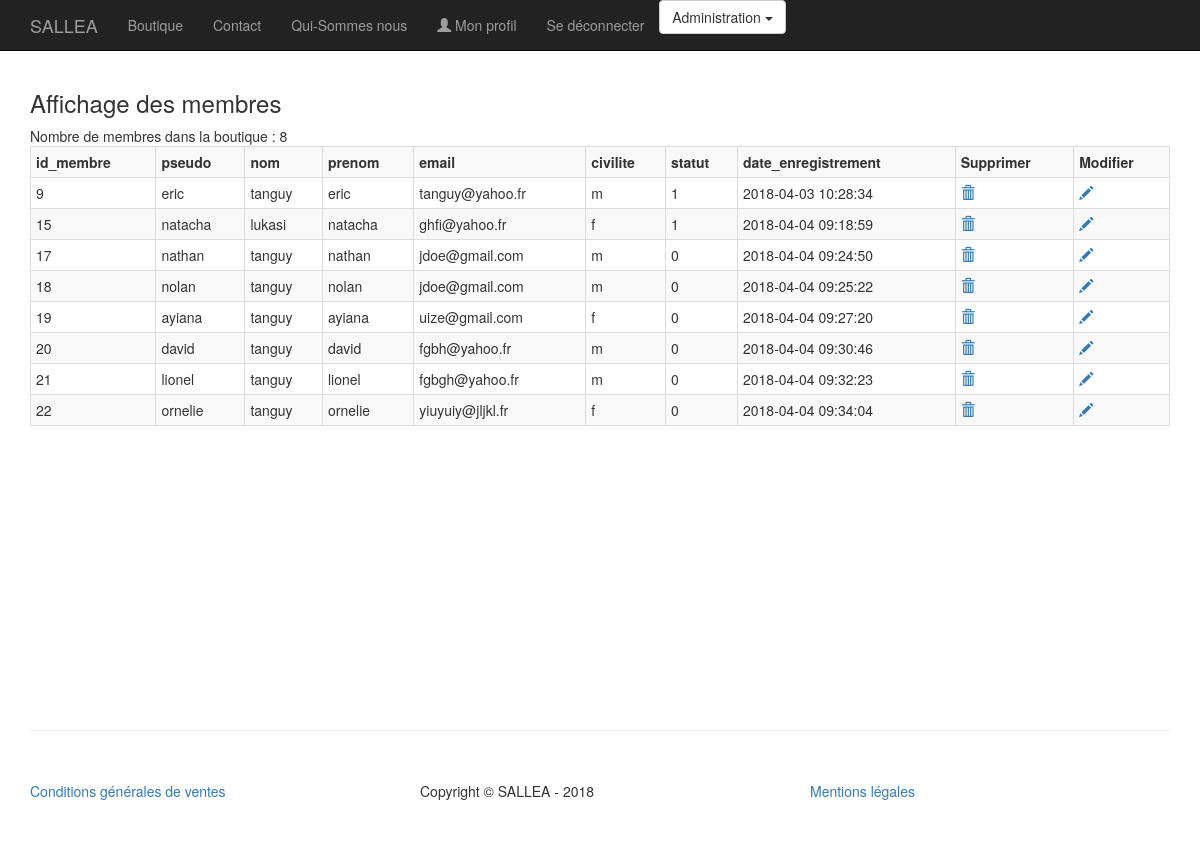
Screenshot of /admin/gestion_membres.php (signed in) with the database file from the repository.
### tables this page shows
CREATE TABLE IF NOT EXISTS `membre` (
  `id_membre` int(11) NOT NULL AUTO_INCREMENT,
  `pseudo` varchar(20) NOT NULL,
  `mdp` varchar(60) NOT NULL,
  `nom` varchar(20) NOT NULL,
  `prenom` varchar(20) NOT NULL,
  `email` varchar(50) NOT NULL,
  `civilite` enum('m','f') NOT NULL,
  `statut` int(1) NOT NULL,
  `date_enregistrement` datetime NOT NULL,
  PRIMARY KEY (`id_membre`)
);

### inc/fonctions.inc.php (called while the page is built, shortened)
<?php
function executeRequete($req, $param = array()) {
	global $pdo;
	$r = $pdo->prepare($req);
	$r->execute($param);
	return $r;
}

### inc/init.inc.php (called while the page is built, shortened)
<?php
$pdo = new PDO(
		'mysql:host=localhost;dbname=sallea',
		'root',
		'',
		array(
			PDO::ATTR_ERRMODE  => PDO::ERRMODE_WARNING,
			PDO::MYSQL_ATTR_INIT_COMMAND => 'SET NAMES utf8'
		)
	);
$contenu = '';
require_once('fonctions.inc.php');

### admin/gestion_membres.php (the view, shortened to what this page needs)
<?php
require_once('../inc/init.inc.php');
	$resultat = executeRequete("SELECT * FROM membre");
	$contenu .= '<h3>Affichage des membres</h3>';
	$contenu .= 'Nombre de membres dans la boutique : ' . $resultat->rowCount();
		$contenu .= '<div class="no-more-tables">';
    $contenu .=  '<table class="col-md-12 table-bordered table-striped table-condensed cf">';
    $contenu .=  '<tr>';
		for($i = 0; $i < $resultat->columnCount(); $i++)
		{
			$colonne = $resultat->getColumnMeta($i);
			if ( $colonne['name'] != 'mdp') $contenu .= '<th>' . $colonne['name'] . '</th>';
		}
		$contenu .=  '<th> Supprimer </th>';
		$contenu .=  '<th> Modifier </th>';
		$contenu .=  '</tr>';
		while ($membre = $resultat->fetch(PDO::FETCH_ASSOC))
		{
			$contenu .=  '<tr>';
				foreach ($membre as $indice => $information)
				{
					if ($indice != 'mdp') $contenu .=  '<td>' . $information . '</td>';
				}
				$contenu .=  '<td><a href="?action=supprimer_membre&id_membre=' . $membre['id_membre'] . '" onclick="return(confirm(\'Etes-vous sûr de vouloir supprimer ce membre?\'));"> <i class="glyphicon glyphicon-trash"></i> </a></td>';
				$contenu .=  '<td><a href="?action=modifier_membre&id_membre=' . $membre['id_membre'] . '&statut='. $membre['statut'] .'"> <i class="glyphicon glyphicon-pencil"></i> </a></td>';
			$contenu .=  '</tr>';
		}
$contenu .=  '</table>';
$contenu .= '</div>';
require_once('../inc/haut.inc.php');
echo $contenu .'<br><br>';
?>
<?php
require_once('../inc/bas.inc.php');
?>

### inc/css/shop-homepage.css (style rules this page uses)
body { padding-top: 70px; }

### inc/css/portfolio-item.css (style rules this page uses)
body { padding-top: 70px; }

### rows the page displays
membre: id_membre "9", pseudo "eric", nom "tanguy", prenom "eric", email "tanguy@yahoo.fr", civilite "m", statut "1", date_enregistrement "2018-04-03 10:28:34"
membre: id_membre "15", pseudo "natacha", nom "lukasi", prenom "natacha", email "ghfi@yahoo.fr", civilite "f", statut "1", date_enregistrement "2018-04-04 09:18:59"
membre: id_membre "17", pseudo "nathan", nom "tanguy", prenom "nathan", email "jdoe@gmail.com", civilite "m", statut "0", date_enregistrement "2018-04-04 09:24:50"
membre: id_membre "18", pseudo "nolan", nom "tanguy", prenom "nolan", email "jdoe@gmail.com", civilite "m", statut "0", date_enregistrement "2018-04-04 09:25:22"
membre: id_membre "19", pseudo "ayiana", nom "tanguy", prenom "ayiana", email "uize@gmail.com", civilite "f", statut "0", date_enregistrement "2018-04-04 09:27:20"
membre: id_membre "20", pseudo "david", nom "tanguy", prenom "david", email "fgbh@yahoo.fr", civilite "m", statut "0", date_enregistrement "2018-04-04 09:30:46"
membre: id_membre "21", pseudo "lionel", nom "tanguy", prenom "lionel", email "fgbgh@yahoo.fr", civilite "m", statut "0", date_enregistrement "2018-04-04 09:32:23"
membre: id_membre "22", pseudo "ornelie", nom "tanguy", prenom "ornelie", email "yiuyuiy@jljkl.fr", civilite "f", statut "0", date_enregistrement "2018-04-04 09:34:04"

### other values shown
$contenu "Nombre de membres dans la boutique : 8"
$colonne['name'] "id_membre"
$colonne['name'] "pseudo"
$colonne['name'] "nom"
$colonne['name'] "prenom"
$colonne['name'] "email"
$colonne['name'] "civilite"
$colonne['name'] "statut"
$colonne['name'] "date_enregistrement"
